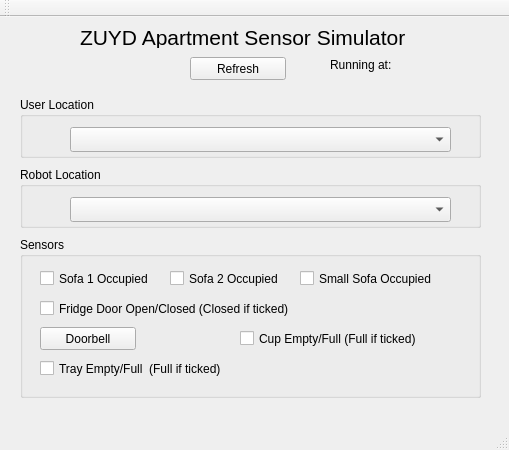
<?xml version="1.0" encoding="UTF-8"?>
<ui version="4.0">
 <class>MainWindow</class>
 <widget class="QMainWindow" name="MainWindow">
  <property name="geometry">
   <rect>
    <x>0</x>
    <y>0</y>
    <width>509</width>
    <height>450</height>
   </rect>
  </property>
  <property name="windowTitle">
   <string>ZUYD Sensor Simulator</string>
  </property>
  <widget class="QWidget" name="centralWidget">
   <widget class="QGroupBox" name="groupBox_2">
    <property name="geometry">
     <rect>
      <x>20</x>
      <y>220</y>
      <width>461</width>
      <height>161</height>
     </rect>
    </property>
    <property name="title">
     <string>Sensors</string>
    </property>
    <widget class="QCheckBox" name="sofa1CheckBox">
     <property name="geometry">
      <rect>
       <x>20</x>
       <y>30</y>
       <width>131</width>
       <height>23</height>
      </rect>
     </property>
     <property name="text">
      <string>Sofa 1 Occupied</string>
     </property>
    </widget>
    <widget class="QCheckBox" name="fridgeCheckBox">
     <property name="geometry">
      <rect>
       <x>20</x>
       <y>60</y>
       <width>361</width>
       <height>23</height>
      </rect>
     </property>
     <property name="text">
      <string>Fridge Door Open/Closed (Closed if ticked)</string>
     </property>
    </widget>
    <widget class="QPushButton" name="pushButton">
     <property name="geometry">
      <rect>
       <x>20</x>
       <y>90</y>
       <width>96</width>
       <height>23</height>
      </rect>
     </property>
     <property name="text">
      <string>Doorbell</string>
     </property>
    </widget>
    <widget class="QCheckBox" name="sofa2CheckBox">
     <property name="geometry">
      <rect>
       <x>150</x>
       <y>30</y>
       <width>131</width>
       <height>23</height>
      </rect>
     </property>
     <property name="text">
      <string>Sofa 2 Occupied</string>
     </property>
    </widget>
    <widget class="QCheckBox" name="sofa3CheckBox">
     <property name="geometry">
      <rect>
       <x>280</x>
       <y>30</y>
       <width>151</width>
       <height>23</height>
      </rect>
     </property>
     <property name="text">
      <string>Small Sofa Occupied</string>
     </property>
    </widget>
    <widget class="QCheckBox" name="trayCheckBox">
     <property name="geometry">
      <rect>
       <x>20</x>
       <y>120</y>
       <width>241</width>
       <height>23</height>
      </rect>
     </property>
     <property name="text">
      <string>Tray Empty/Full  (Full if ticked) </string>
     </property>
    </widget>
    <widget class="QCheckBox" name="cupCheckBox">
     <property name="geometry">
      <rect>
       <x>220</x>
       <y>90</y>
       <width>221</width>
       <height>23</height>
      </rect>
     </property>
     <property name="text">
      <string>Cup Empty/Full (Full if ticked)</string>
     </property>
    </widget>
   </widget>
   <widget class="QGroupBox" name="groupBox_9">
    <property name="geometry">
     <rect>
      <x>0</x>
      <y>640</y>
      <width>231</width>
      <height>31</height>
     </rect>
    </property>
    <property name="title">
     <string/>
    </property>
    <widget class="QLabel" name="userlabel">
     <property name="geometry">
      <rect>
       <x>20</x>
       <y>0</y>
       <width>161</width>
       <height>16</height>
      </rect>
     </property>
     <property name="text">
      <string/>
     </property>
    </widget>
   </widget>
   <widget class="QGroupBox" name="groupBox_5">
    <property name="geometry">
     <rect>
      <x>20</x>
      <y>80</y>
      <width>461</width>
      <height>61</height>
     </rect>
    </property>
    <property name="title">
     <string>User Location</string>
    </property>
    <widget class="QComboBox" name="userLocationComboBox">
     <property name="geometry">
      <rect>
       <x>50</x>
       <y>30</y>
       <width>381</width>
       <height>25</height>
      </rect>
     </property>
    </widget>
   </widget>
   <widget class="QGroupBox" name="groupBox_6">
    <property name="geometry">
     <rect>
      <x>20</x>
      <y>150</y>
      <width>461</width>
      <height>61</height>
     </rect>
    </property>
    <property name="title">
     <string>Robot Location</string>
    </property>
    <widget class="QComboBox" name="robotLocationComboBox">
     <property name="geometry">
      <rect>
       <x>50</x>
       <y>30</y>
       <width>381</width>
       <height>25</height>
      </rect>
     </property>
    </widget>
   </widget>
   <widget class="QPushButton" name="pushButton_2">
    <property name="geometry">
     <rect>
      <x>190</x>
      <y>40</y>
      <width>96</width>
      <height>23</height>
     </rect>
    </property>
    <property name="text">
     <string>Refresh</string>
    </property>
   </widget>
   <widget class="QLabel" name="label_3">
    <property name="geometry">
     <rect>
      <x>80</x>
      <y>10</y>
      <width>351</width>
      <height>21</height>
     </rect>
    </property>
    <property name="font">
     <font>
      <pointsize>16</pointsize>
     </font>
    </property>
    <property name="text">
     <string>ZUYD Apartment Sensor Simulator</string>
    </property>
   </widget>
   <widget class="QLabel" name="label_4">
    <property name="geometry">
     <rect>
      <x>330</x>
      <y>40</y>
      <width>71</width>
      <height>16</height>
     </rect>
    </property>
    <property name="text">
     <string>Running at:</string>
    </property>
   </widget>
   <widget class="QLabel" name="runningAtLabel">
    <property name="geometry">
     <rect>
      <x>400</x>
      <y>40</y>
      <width>71</width>
      <height>16</height>
     </rect>
    </property>
    <property name="text">
     <string/>
    </property>
   </widget>
  </widget>
  <widget class="QMenuBar" name="menuBar">
   <property name="geometry">
    <rect>
     <x>0</x>
     <y>0</y>
     <width>509</width>
     <height>22</height>
    </rect>
   </property>
  </widget>
  <widget class="QToolBar" name="mainToolBar">
   <attribute name="toolBarArea">
    <enum>TopToolBarArea</enum>
   </attribute>
   <attribute name="toolBarBreak">
    <bool>false</bool>
   </attribute>
  </widget>
  <widget class="QStatusBar" name="statusBar"/>
 </widget>
 <layoutdefault spacing="6" margin="11"/>
 <resources/>
 <connections/>
</ui>
